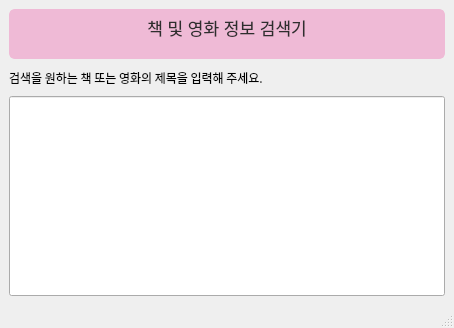
<?xml version="1.0" encoding="UTF-8"?>
<ui version="4.0">
 <class>MainWindow</class>
 <widget class="QMainWindow" name="MainWindow">
  <property name="geometry">
   <rect>
    <x>0</x>
    <y>0</y>
    <width>454</width>
    <height>328</height>
   </rect>
  </property>
  <property name="maximumSize">
   <size>
    <width>6000</width>
    <height>6000</height>
   </size>
  </property>
  <property name="windowTitle">
   <string>MainWindow</string>
  </property>
  <widget class="QWidget" name="centralwidget">
   <layout class="QGridLayout" name="gridLayout">
    <item row="0" column="0">
     <layout class="QVBoxLayout" name="verticalLayout_2">
      <item>
       <widget class="QTextBrowser" name="textBrowser">
        <property name="sizePolicy">
         <sizepolicy hsizetype="Minimum" vsizetype="Minimum">
          <horstretch>0</horstretch>
          <verstretch>0</verstretch>
         </sizepolicy>
        </property>
        <property name="minimumSize">
         <size>
          <width>100</width>
          <height>20</height>
         </size>
        </property>
        <property name="maximumSize">
         <size>
          <width>16777215</width>
          <height>50</height>
         </size>
        </property>
        <property name="styleSheet">
         <string notr="true">font: 57 9pt &quot;G마켓 산스 TTF Medium&quot;;
color: #2E2E2E;

border-style: solid;
border-width: 2px;
border-color: #EFBAD6;
border-radius: 6px;
background-color: #EFBAD6;
</string>
        </property>
        <property name="lineWrapColumnOrWidth">
         <number>0</number>
        </property>
        <property name="html">
         <string>&lt;!DOCTYPE HTML PUBLIC &quot;-//W3C//DTD HTML 4.0//EN&quot; &quot;http://www.w3.org/TR/REC-html40/strict.dtd&quot;&gt;
&lt;html&gt;&lt;head&gt;&lt;meta name=&quot;qrichtext&quot; content=&quot;1&quot; /&gt;&lt;style type=&quot;text/css&quot;&gt;
p, li { white-space: pre-wrap; }
&lt;/style&gt;&lt;/head&gt;&lt;body style=&quot; font-family:'G마켓 산스 TTF Medium'; font-size:9pt; font-weight:56; font-style:normal;&quot;&gt;
&lt;p align=&quot;center&quot; style=&quot; margin-top:0px; margin-bottom:0px; margin-left:0px; margin-right:0px; -qt-block-indent:0; text-indent:0px;&quot;&gt;&lt;span style=&quot; font-size:13pt; font-weight:400;&quot;&gt;책 및 영화 정보 검색기&lt;/span&gt;&lt;/p&gt;&lt;/body&gt;&lt;/html&gt;</string>
        </property>
       </widget>
      </item>
      <item>
       <layout class="QVBoxLayout" name="verticalLayout">
        <item>
         <widget class="QLabel" name="label">
          <property name="maximumSize">
           <size>
            <width>16777215</width>
            <height>25</height>
           </size>
          </property>
          <property name="font">
           <font>
            <family>G마켓 산스 TTF Medium</family>
           </font>
          </property>
          <property name="text">
           <string>검색을 원하는 책 또는 영화의 제목을 입력해 주세요.</string>
          </property>
         </widget>
        </item>
        <item>
         <widget class="QLineEdit" name="lineEdit">
          <property name="minimumSize">
           <size>
            <width>0</width>
            <height>200</height>
           </size>
          </property>
         </widget>
        </item>
       </layout>
      </item>
     </layout>
    </item>
   </layout>
  </widget>
  <widget class="QStatusBar" name="statusbar"/>
 </widget>
 <resources/>
 <connections/>
</ui>
